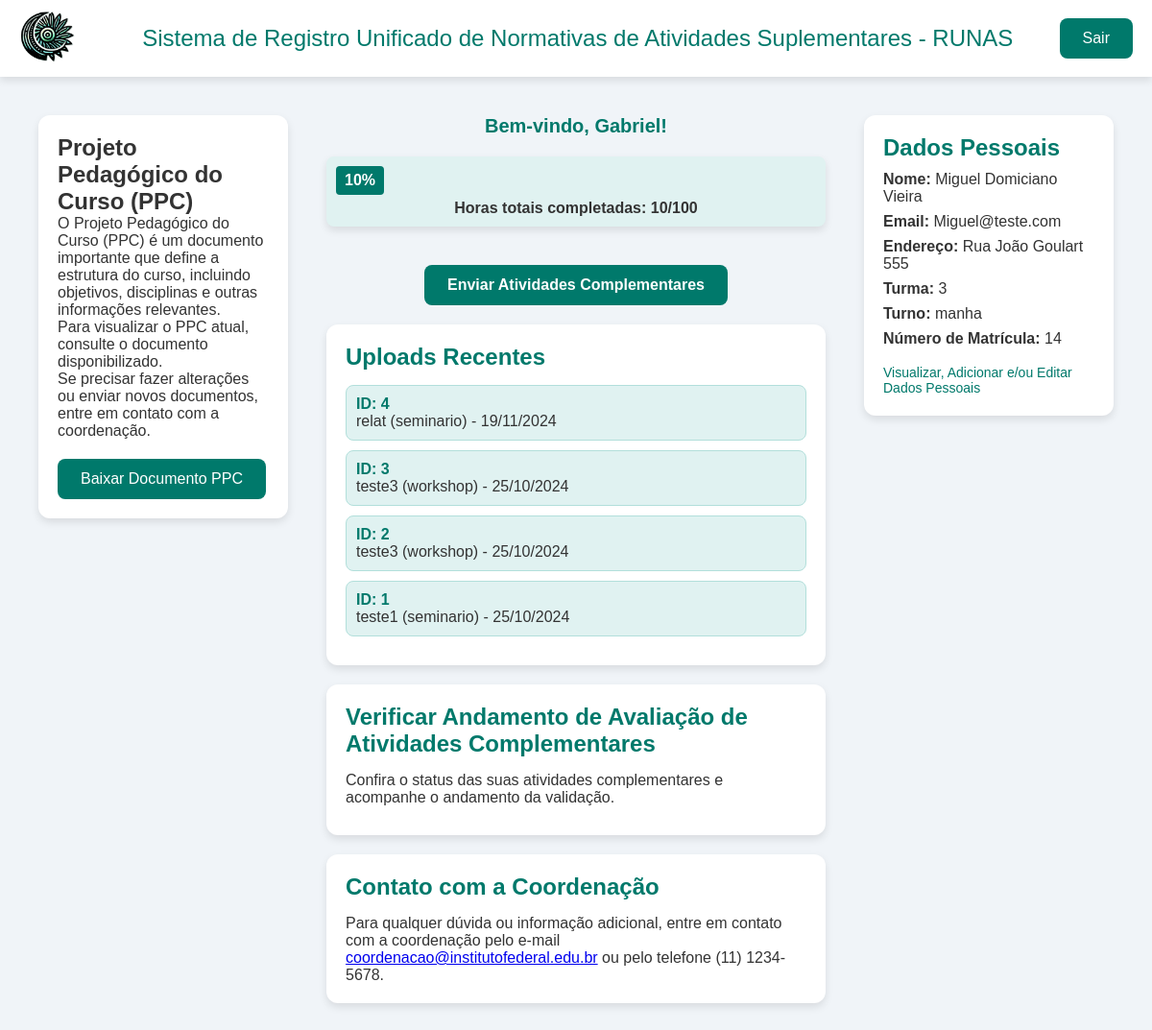
The app's page /discente/main.php (signed in) with its own data.
### tables this page shows
CREATE TABLE `atividade` (
  `id` int(11) NOT NULL,
  `nome` varchar(255) DEFAULT NULL,
  `caminho_arquivo` varchar(255) DEFAULT NULL,
  `categoria` varchar(200) DEFAULT NULL,
  `horas_atividade` int(11) DEFAULT NULL,
  `discente_id` int(11) DEFAULT NULL,
  `status` int(11) DEFAULT NULL,
  `data_upload` timestamp NULL DEFAULT current_timestamp()
);

CREATE TABLE `discente` (
  `id` int(11) NOT NULL,
  `nome` varchar(255) NOT NULL,
  `cpf` varchar(11) NOT NULL,
  `matricula` varchar(50) NOT NULL,
  `email` varchar(255) NOT NULL,
  `senha` varchar(255) NOT NULL,
  `telefone` varchar(20) NOT NULL,
  `endereco` varchar(255) NOT NULL,
  `turno` varchar(100) NOT NULL,
  `turma` int(11) NOT NULL
);

### discente/main.php (the view, shortened to what this page needs)
<?php
include "../config.php";
$id = $_SESSION['id'];
$sqlDiscente = "SELECT nome, email, matricula, turma, turno, endereco FROM discente WHERE id = '$id'";
$resultDiscenteDiscente = $DB->query($sqlDiscente) or die("Falha na execução do MySQL: " . $DB->error);
if ($resultDiscenteDiscente->num_rows >= 0) {
    $discente = $resultDiscenteDiscente->fetch_assoc();
} else {
    echo "Usuário não encontrado.";
    exit();
}
$sql_atividades = "SELECT id, nome, categoria, data_upload
                           FROM atividade
                           WHERE discente_id = '$id'
                           ORDER BY data_upload DESC
                           LIMIT 5";
$resultAtividades = $DB->query($sql_atividades);
$sqlTotalHoras = "SELECT SUM(horas_atividade) AS total_horas FROM atividade WHERE discente_id = '$id' and status = '2'";
$resultTotalHoras = $DB->query($sqlTotalHoras);
if ($resultTotalHoras && $row = $resultTotalHoras->fetch_assoc()) {
    $horas_discente = $row['total_horas'] ?? 0;
} else {
    $horas_discente = 0;
}
$meta_horas = 100;
$progresso = min(100, ($horas_discente / $meta_horas) * 100);
?>
<!DOCTYPE html>
<html lang="pt-br">
<head>
</head>
<body>
    <header class="header">
        <a href="../index.php"><img src="../img/Runa-noname.png" alt="Logo Runas" class="logo"></a>
        <div class="title">Sistema de Registro Unificado de Normativas de Atividades Suplementares - RUNAS</div>
        <a href="../logout.php" class="logout-button">Sair</a>
    </header>
    <div class="container">
        <div class="left-column">
            <div class="ppc">
                <h2>Projeto Pedagógico do Curso (PPC)</h2>
                <p>O Projeto Pedagógico do Curso (PPC) é um documento importante que define a estrutura do curso,
                    incluindo objetivos, disciplinas e outras informações relevantes.</p>
                <p>Para visualizar o PPC atual, consulte o documento disponibilizado.</p>
                <p>Se precisar fazer alterações ou enviar novos documentos, entre em contato com a coordenação.</p>
                <a href="docs/ppc-regente.pdf" class="download-button" download>Baixar Documento PPC</a>
            </div>
        </div>
        <div class="center-column">
            <div class="welcome-message">
                Bem-vindo, Gabriel!
            </div>
            <div class="progress-container">
                <div class="progress-bar" style="width: <?php echo $progresso; ?>%;">
                    <div class="progress-info"><?php echo round($progresso, 2); ?>%</div>
                </div>
                <div class="progress-details">Horas totais completadas:
                    <?php echo $horas_discente; ?>/<?php echo $meta_horas; ?></div>
            </div>
            <div class="welcome-message">
                <a href="enviar-atividades.php" class="download-button">Enviar Atividades Complementares</a>
            </div>
            <div class="uploads-recentes">
                <h2>Uploads Recentes</h2>
                <ul>
                    <?php
                    if ($resultAtividades->num_rows > 0) {
                        while ($atividade = $resultAtividades->fetch_assoc()) {
                            echo "<li>
                                    <span>ID: {$atividade['id']}</span>
                                    {$atividade['nome']} ({$atividade['categoria']}) - " . date("d/m/Y", strtotime($atividade['data_upload'])) . "
                                  </li>";
                        }
                    } else {
                        echo "<li>Nenhuma atividade enviada recentemente.</li>";
                    }
                    ?>
                </ul>
            </div>
            <div class="verificacao">
                <h2>Verificar Andamento de Avaliação de Atividades Complementares</h2>
                <p>Confira o status das suas atividades complementares e acompanhe o andamento da validação.</p>
            </div>
            <div class="contact-info">
                <h2>Contato com a Coordenação</h2>
                <p>Para qualquer dúvida ou informação adicional, entre em contato com a coordenação pelo e-mail <a
                        href="mailto:coordenacao@institutofederal.edu.br">coordenacao@institutofederal.edu.br</a> ou
                    pelo telefone (11) 1234-5678.</p>
            </div>
        </div>
        <div class="right-column">
            <div class="user-info">
                <h2>Dados Pessoais</h2>
                <p><strong>Nome:</strong> <?php echo $discente['nome']; ?></p>
                <p><strong>Email:</strong> <?php echo $discente['email']; ?></p>
                <p><strong>Endereço:</strong> <?php echo $discente['endereco']; ?></p>
                <p><strong>Turma:</strong> <?php echo $discente['turma']; ?></p>
                <p><strong>Turno:</strong> <?php echo $discente['turno']; ?></p>
                <p><strong>Número de Matrícula:</strong> <?php echo $discente['matricula']; ?></p>
                <a href="editar-dados.php" class="edit-link">Visualizar, Adicionar e/ou Editar Dados Pessoais</a>
            </div>
        </div>
    </div>
</body>
</html>

### discente/main.php (style rules this page uses)
* { margin: 0; padding: 0; box-sizing: border-box; font-family: Arial, sans-serif; }
body { background: #f0f4f8; display: flex; flex-direction: column; min-height: 100vh; color: #333; position: relative; }
.header { position: fixed; top: 0; left: 0; right: 0; background: #ffffff; box-shadow: 0 4px 8px rgba(0, 0, 0, 0.1); padding: 10px 20px; display: flex; align-items: center; justify-content: space-between; z-index: 1000; height: 80px; }
.logo { width: 60px; }
.title { font-size: 24px; color: #00796b; margin-left: 20px; }
.logout-button { background: #00796b; color: #ffffff; border: none; border-radius: 8px; padding: 12px 24px; font-size: 16px; text-decoration: none; text-align: center; cursor: pointer; transition: background-color 0.3s, box-shadow 0.3s; }
.container { display: flex; flex: 1; margin-top: 80px; padding: 20px; }
.left-column, .right-column { flex: 1; padding: 20px; }
.left-column { margin-right: 20px; }
.right-column { margin-left: 20px; }
.center-column { flex: 2; }
.user-info, .ppc { background: #ffffff; border-radius: 12px; box-shadow: 0 4px 8px rgba(0, 0, 0, 0.1); padding: 20px; }
.user-info h2 { margin-bottom: 10px; color: #00796b; font-size: 24px; }
.user-info p { margin-bottom: 8px; font-size: 16px; }
.user-info .edit-link { display: inline-block; margin-top: 10px; color: #00796b; text-decoration: none; font-size: 14px; }
.uploads-recentes, .verificacao, .contact-info { background: #ffffff; border-radius: 12px; box-shadow: 0 4px 8px rgba(0, 0, 0, 0.1); padding: 20px; margin-bottom: 20px; }
.uploads-recentes h2, .verificacao h2, .contact-info h2 { color: #00796b; margin-bottom: 15px; font-size: 24px; font-weight: bold; }
.uploads-recentes ul { list-style: none; padding: 0; margin: 0; }
.uploads-recentes li { background: #e0f2f1; border: 1px solid #b2dfdb; border-radius: 8px; margin-bottom: 10px; padding: 10px; }
.uploads-recentes li span { display: block; color: #00796b; font-weight: bold; }
.verificacao p { margin-bottom: 10px; font-size: 16px; }
.progress-container { background: #e0f2f1; border-radius: 8px; overflow: hidden; margin: 10px 0; padding: 10px; box-shadow: 0 4px 8px rgba(0, 0, 0, 0.1); }
.progress-bar { height: 30px; background: #00796b; width: 60%; transition: width 0.3s; position: relative; border-radius: 4px; }
.progress-info { position: absolute; top: 50%; left: 50%; transform: translate(-50%, -50%); color: #ffffff; font-size: 16px; font-weight: bold; }
.progress-details { text-align: center; font-size: 16px; font-weight: bold; margin-top: 5px; }
.download-button { display: inline-block; background: #00796b; color: #ffffff; border: none; border-radius: 8px; padding: 12px 24px; font-size: 16px; text-decoration: none; text-align: center; margin-top: 20px; cursor: pointer; transition: background-color 0.3s, box-shadow 0.3s; }
.welcome-message { text-align: center; margin: 20px 0; font-size: 20px; font-weight: bold; color: #00796b; }

### records on screen
atividade: id "4", nome "relat", categoria "seminario", data_upload "19/11/2024"
atividade: id "3", nome "teste3", categoria "workshop", data_upload "25/10/2024"
atividade: id "2", nome "teste3", categoria "workshop", data_upload "25/10/2024"
atividade: id "1", nome "teste1", categoria "seminario", data_upload "25/10/2024"
discente: nome "Miguel Domiciano Vieira", email "Miguel@teste.com", endereco "Rua João Goulart 555", turma "3", turno "manha", matricula "14"

### other values on screen
$progresso "10"
$horas_discente "10"
$meta_horas "100"
